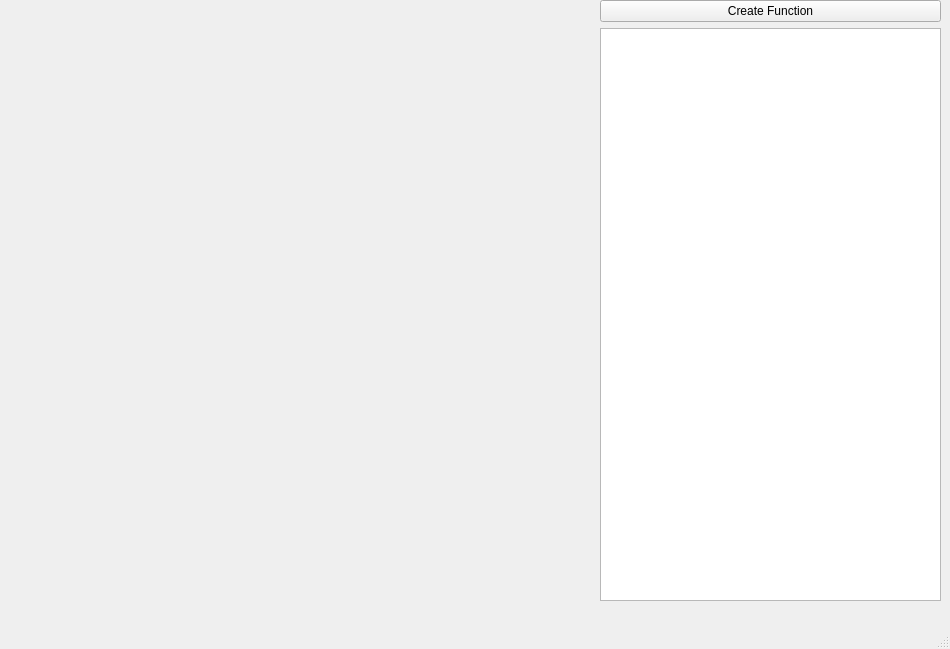
<?xml version="1.0" encoding="UTF-8"?>
<ui version="4.0">
 <class>MainWindow</class>
 <widget class="QMainWindow" name="MainWindow">
  <property name="geometry">
   <rect>
    <x>0</x>
    <y>0</y>
    <width>950</width>
    <height>649</height>
   </rect>
  </property>
  <property name="windowTitle">
   <string>MainWindow</string>
  </property>
  <widget class="QWidget" name="centralwidget">
   <widget class="QWidget" name="layoutWidget">
    <property name="geometry">
     <rect>
      <x>600</x>
      <y>0</y>
      <width>341</width>
      <height>601</height>
     </rect>
    </property>
    <layout class="QVBoxLayout" name="verticalLayout">
     <item>
      <widget class="QPushButton" name="addButton">
       <property name="text">
        <string>Create Function</string>
       </property>
      </widget>
     </item>
     <item>
      <widget class="QListWidget" name="listWidget"/>
     </item>
    </layout>
   </widget>
   <widget class="QWidget" name="ViewerWidget" native="true">
    <property name="enabled">
     <bool>true</bool>
    </property>
    <property name="geometry">
     <rect>
      <x>0</x>
      <y>0</y>
      <width>600</width>
      <height>600</height>
     </rect>
    </property>
   </widget>
  </widget>
  <widget class="QMenuBar" name="menubar">
   <property name="geometry">
    <rect>
     <x>0</x>
     <y>0</y>
     <width>950</width>
     <height>21</height>
    </rect>
   </property>
  </widget>
  <widget class="QStatusBar" name="statusbar"/>
 </widget>
 <resources/>
 <connections/>
</ui>
